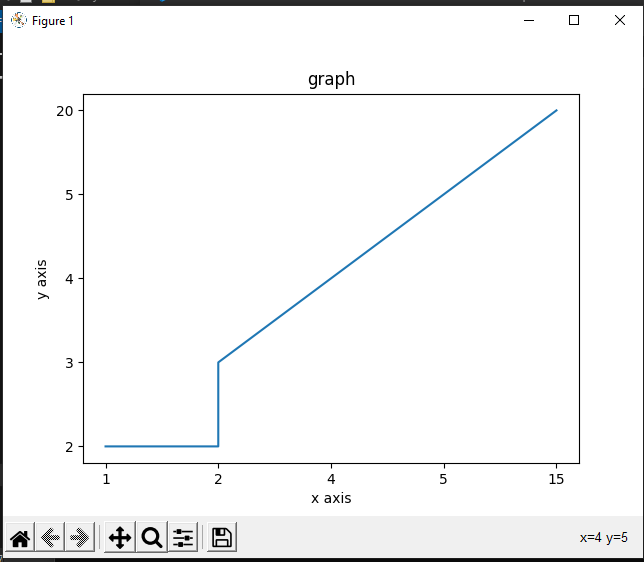

Write the Python code that produced this figure.
import matplotlib.pyplot as plt 
with open('myfile.txt') as f:
   data=f.read()
data=data.split('\n')
x=[row.split(' ')[0]for row in data] 
y=[row.split(' ')[1]for row in data]
plt.plot(x,y) 
plt.xlabel('x axis')
plt.ylabel('y axis')
plt.title('graph')
plt.show()
